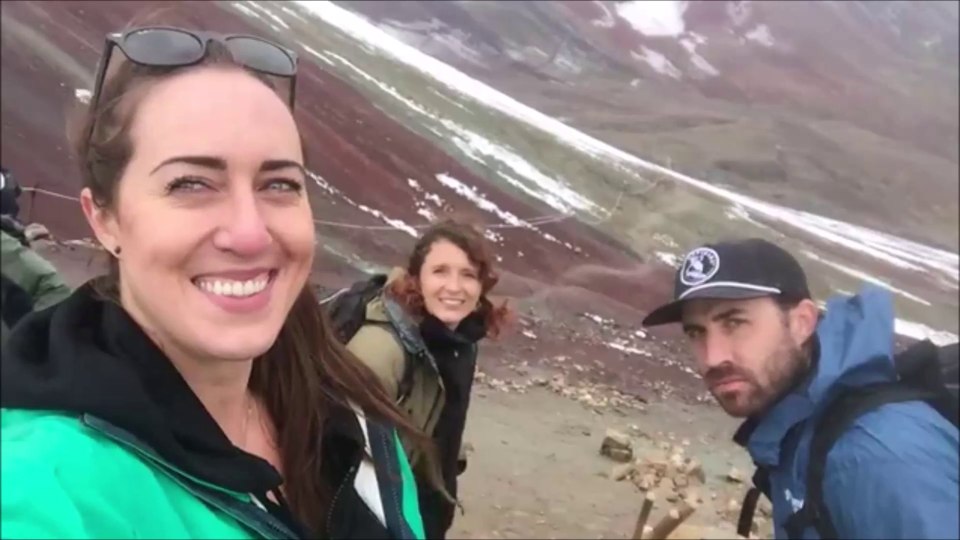
#> input picture frame 5 of OPENCV/smile_detection/smile.mp4, 1920 x 1080 px (shown at 1/2 size)
$ python video_smile_detection.py
#> lines starting #> are read from the running program, lines starting #| are printed output that depends on the picture; after the words box and inside, x2 and y2 are one past the last pixel; in counts of white or black regions, pixels touching at a corner belong together
import cv2


vid = cv2.VideoCapture("C:\\Users\\zelih\\OneDrive\\Belgeler\\OPENCV\\smile_detection\\smile.mp4")

smile_cascade = cv2.CascadeClassifier("C:\\Users\\zelih\\OneDrive\\Belgeler\\OPENCV\\smile_detection\\haarcascade_smile.xml")
face_cascade = cv2.CascadeClassifier("C:\\Users\\zelih\\OneDrive\\Belgeler\\OPENCV\\smile_detection\\haarcascade_frontalface_default.xml")


while 1:
    ret,frame = vid.read()
#> frame is the input picture: shape (1080, 1920, 3); mean B, G, R 123, 125.1, 130.6
    frame = cv2.resize(frame, (640,480))
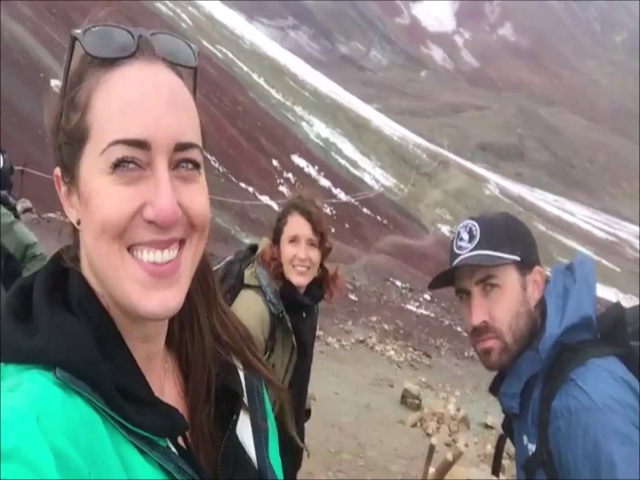
#> frame: shape (480, 640, 3); mean B, G, R 123, 125.1, 130.6

    gray = cv2.cvtColor(frame, cv2.COLOR_BGR2GRAY)
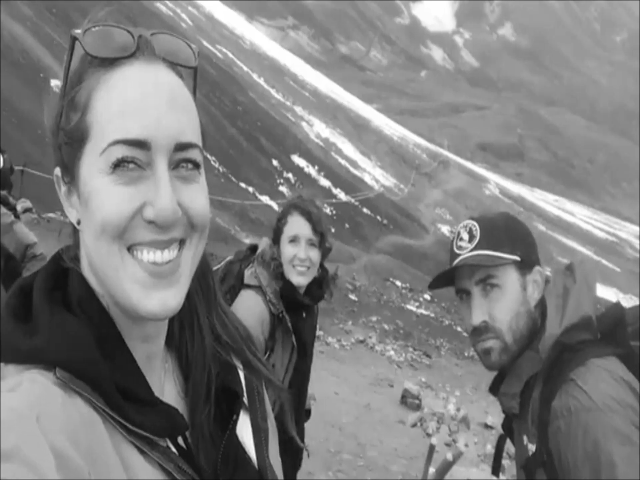
#> gray: shape (480, 640); min 9, max 255, mean 126.5
    faces = face_cascade.detectMultiScale(gray,1.3,5)
#> faces = [[272, 221, 58, 58], [51, 82, 213, 213]]

    for (x,y,w,h) in faces:

        cv2.rectangle(frame,(x,y),(x+w,y+h),(0,0,255),2)
        roi_frame = frame[y:y+h, x:x+w]
        roi_gray = gray[y:y+h, x:x+w]


        smiles = smile_cascade.detectMultiScale(roi_gray,1.4,2)
        for (ex,ey,ew,eh) in smiles:
            cv2.rectangle(roi_frame,(ex,ey),(ex+ew,ey+eh),(0,255,0),2)
#> this loop made 2 passes
#> (x, y, w, h, smiles) on passes 1 to 2: (272, 221, 58, 58, [[13, 37, 36, 18]]), (51, 82, 213, 213, [[163, 109, 36, 18], [57, 144, 99, 49], [43, 131, 138, 69]])
#> pass 1, `roi_frame = frame[y:y+h, x:x+w]`:
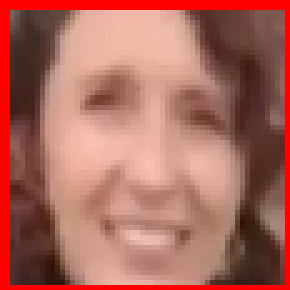
#> roi_frame: shape (58, 58, 3) (shown 5 times larger); mean B, G, R 93.3, 104.7, 172
#> pass 1, `roi_gray = gray[y:y+h, x:x+w]`:
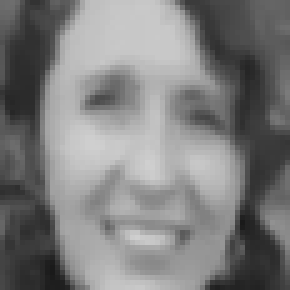
#> roi_gray: shape (58, 58) (shown 5 times larger); min 26, max 207, mean 125.9
#> pass 2, `roi_gray = gray[y:y+h, x:x+w]`:
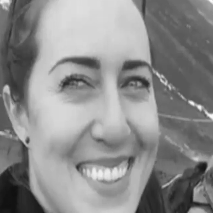
#> roi_gray: shape (213, 213); min 16, max 249, mean 139.6
#> after the loop:
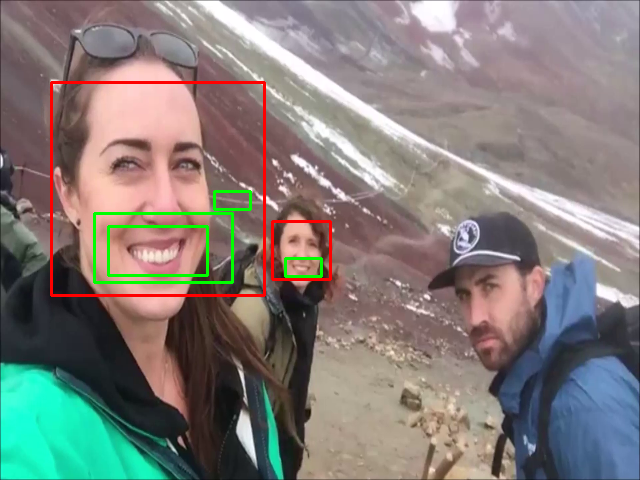
#> frame: shape (480, 640, 3); 1.96% of pixels changed, all inside (x1, y1, x2, y2) = (50, 81, 332, 297)
#> after the loop:
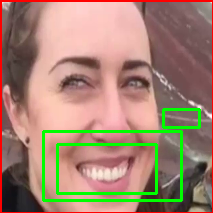
#> roi_frame: shape (213, 213, 3); mean B, G, R 113, 131.8, 162.9

    cv2.imshow('videos',frame)

    if cv2.waitKey(5) & 0xFF == ord('q'):
#> (key q is pressed here)
        break

vid.release()
cv2.destroyAllWindows()

$ run again, starting later in the video
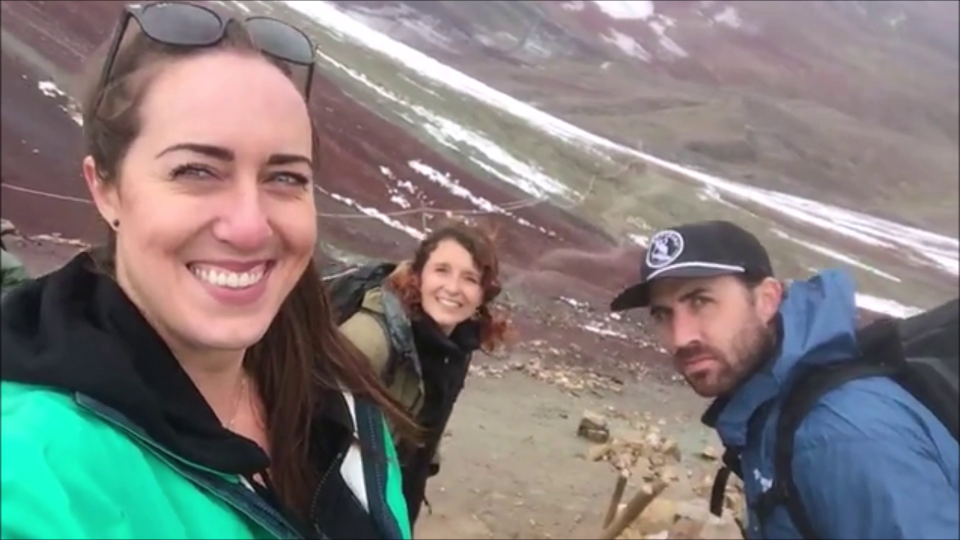
#> input picture frame 24 of OPENCV/smile_detection/smile.mp4, 1920 x 1080 px (shown at 1/2 size)
#> frame is the input picture: shape (1080, 1920, 3); mean B, G, R 122.4, 124, 128
#> faces = [[272, 220, 61, 61], [57, 76, 204, 204]]
#> the loop `for (x,y,w,h) in faces: ` made 2 passes
#> (x, y, w, h, smiles) on passes 1 to 2: (272, 220, 61, 61, [[11, 40, 36, 18]]), (57, 76, 204, 204, [[150, 138, 50, 25], [48, 137, 99, 49], [32, 125, 138, 69]])
#> after the loop `for (x,y,w,h) in faces:`:
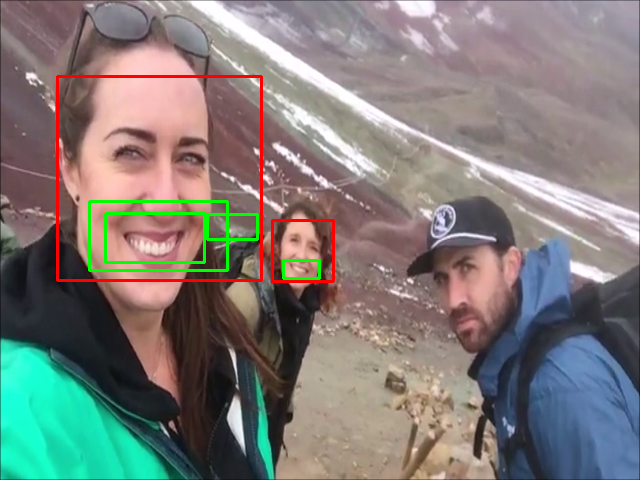
#> frame: shape (480, 640, 3); mean B, G, R 120.3, 124.2, 127.6
#> after the loop `for (x,y,w,h) in faces:`:
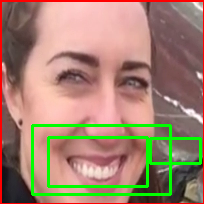
#> roi_frame: shape (204, 204, 3); mean B, G, R 111.8, 131.9, 162.6

$ run again, starting later in the video
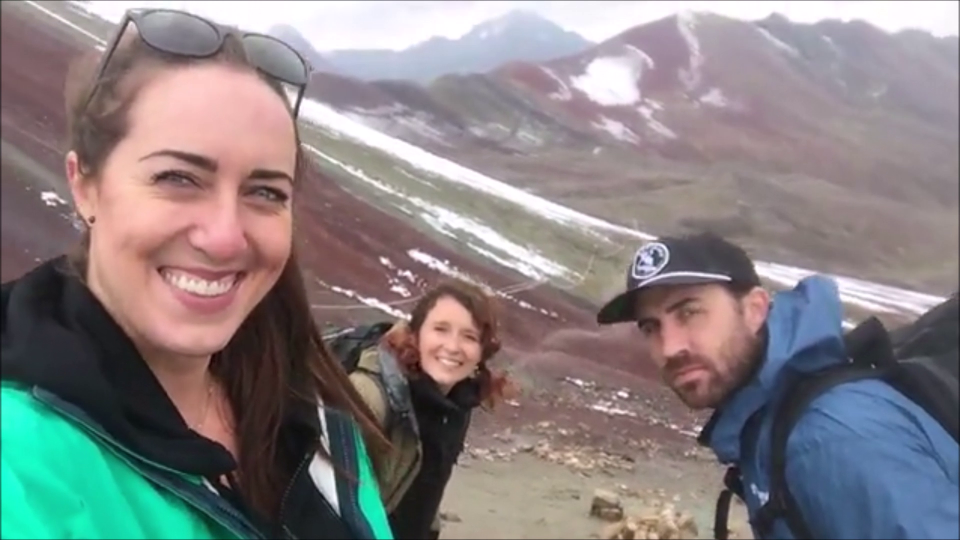
#> input picture frame 44 of OPENCV/smile_detection/smile.mp4, 1920 x 1080 px (shown at 1/2 size)
#> frame is the input picture: shape (1080, 1920, 3); mean B, G, R 129.9, 128.9, 133.9
#> faces = [[271, 271, 61, 61], [48, 96, 190, 190]]
#> the loop `for (x,y,w,h) in faces: ` made 2 passes
#> after the loop `for (x,y,w,h) in faces:`:
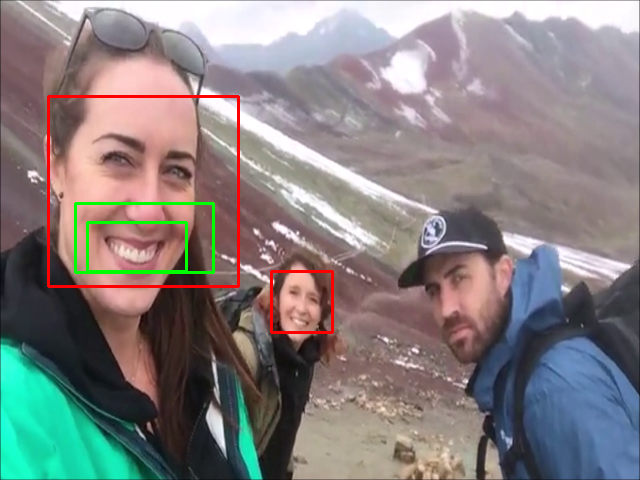
#> frame: shape (480, 640, 3); mean B, G, R 128.1, 128.6, 133.9
#> after the loop `for (x,y,w,h) in faces:`:
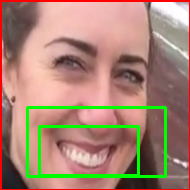
#> roi_frame: shape (190, 190, 3); mean B, G, R 115.4, 134.2, 168.3
